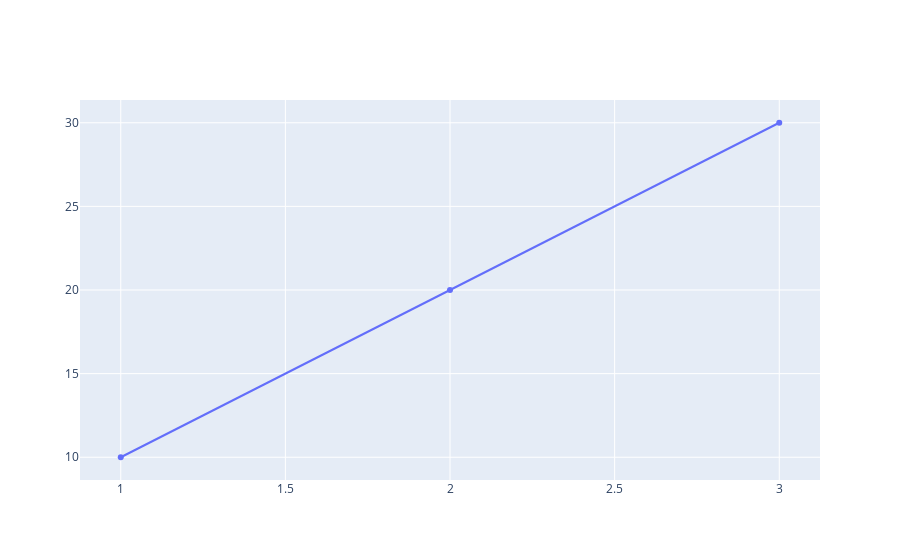

Source (notebook cell):
### Code cell
import plotly.graph_objects as go

fig = go.Figure(data=go.Scatter(x=[1, 2, 3], y=[10, 20, 30]))
fig.show()

### Figure 1 — Plotly figure (JSON) as saved in the notebook; plotly's stock layout.template omitted (floating-point values rounded to 4 significant figures)
{"data": [{"type": "scatter", "x": [1, 2, 3], "y": [10, 20, 30]}], "layout": {"autosize": true, "xaxis": {"autorange": true, "range": [0.883, 3.117], "type": "linear"}, "yaxis": {"autorange": true, "range": [8.35, 31.65], "type": "linear"}}}
